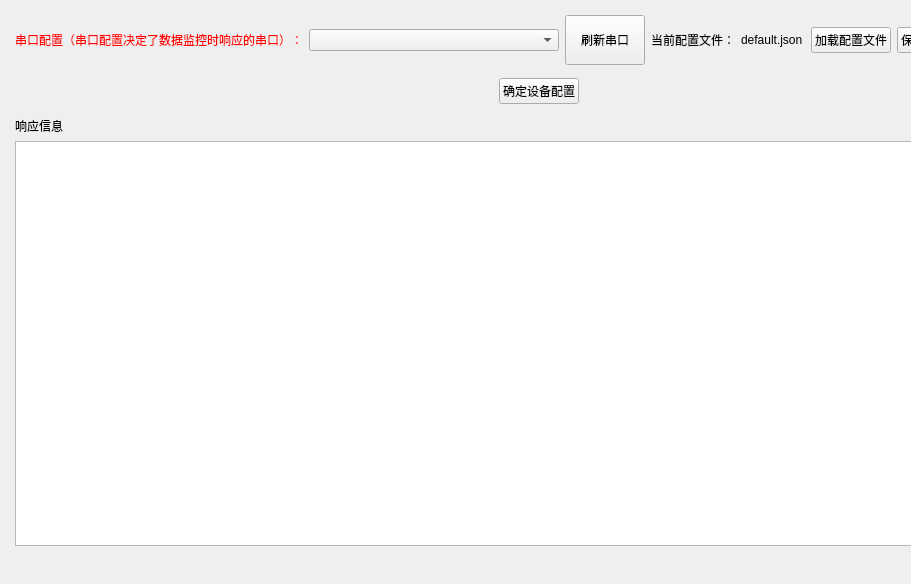
<?xml version="1.0" encoding="UTF-8"?>
<ui version="4.0">
 <class>tab7_frame</class>
 <widget class="QWidget" name="tab7_frame">
  <property name="geometry">
   <rect>
    <x>0</x>
    <y>0</y>
    <width>911</width>
    <height>584</height>
   </rect>
  </property>
  <property name="sizePolicy">
   <sizepolicy hsizetype="Preferred" vsizetype="Maximum">
    <horstretch>0</horstretch>
    <verstretch>0</verstretch>
   </sizepolicy>
  </property>
  <property name="windowTitle">
   <string>Form</string>
  </property>
  <widget class="QWidget" name="verticalLayoutWidget_3">
   <property name="geometry">
    <rect>
     <x>10</x>
     <y>10</y>
     <width>1058</width>
     <height>541</height>
    </rect>
   </property>
   <layout class="QVBoxLayout" name="verticalLayout_2" stretch="0,3,0">
    <property name="sizeConstraint">
     <enum>QLayout::SetMinAndMaxSize</enum>
    </property>
    <property name="leftMargin">
     <number>5</number>
    </property>
    <property name="topMargin">
     <number>5</number>
    </property>
    <property name="rightMargin">
     <number>5</number>
    </property>
    <property name="bottomMargin">
     <number>5</number>
    </property>
    <item>
     <layout class="QHBoxLayout" name="horizontalLayout">
      <property name="sizeConstraint">
       <enum>QLayout::SetMaximumSize</enum>
      </property>
      <item>
       <widget class="QLabel" name="label_3">
        <property name="styleSheet">
         <string notr="true">QLabel{
color:red;
}</string>
        </property>
        <property name="text">
         <string>串口配置（串口配置决定了数据监控时响应的串口）：</string>
        </property>
       </widget>
      </item>
      <item>
       <widget class="QComboBox" name="tab_7_port_combox">
        <property name="minimumSize">
         <size>
          <width>250</width>
          <height>0</height>
         </size>
        </property>
       </widget>
      </item>
      <item>
       <widget class="QPushButton" name="tab_7_refresh_port_btn">
        <property name="minimumSize">
         <size>
          <width>0</width>
          <height>50</height>
         </size>
        </property>
        <property name="text">
         <string>刷新串口</string>
        </property>
       </widget>
      </item>
      <item>
       <widget class="QLabel" name="label">
        <property name="text">
         <string>当前配置文件：</string>
        </property>
       </widget>
      </item>
      <item>
       <widget class="QLabel" name="config_name_label">
        <property name="text">
         <string>default.json</string>
        </property>
       </widget>
      </item>
      <item>
       <widget class="QPushButton" name="load_config_btn">
        <property name="text">
         <string>加载配置文件</string>
        </property>
       </widget>
      </item>
      <item>
       <widget class="QPushButton" name="save_config_btn">
        <property name="text">
         <string>保存配置文件</string>
        </property>
       </widget>
      </item>
      <item>
       <widget class="QPushButton" name="default_config_btn">
        <property name="text">
         <string>默认配置文件</string>
        </property>
       </widget>
      </item>
     </layout>
    </item>
    <item>
     <layout class="QVBoxLayout" name="content_layout"/>
    </item>
    <item>
     <layout class="QVBoxLayout" name="verticalLayout" stretch="0,1">
      <item>
       <layout class="QHBoxLayout" name="horizontalLayout_2">
        <item>
         <spacer name="horizontalSpacer">
          <property name="orientation">
           <enum>Qt::Horizontal</enum>
          </property>
          <property name="sizeHint" stdset="0">
           <size>
            <width>20</width>
            <height>40</height>
           </size>
          </property>
         </spacer>
        </item>
        <item>
         <widget class="QPushButton" name="start_btn">
          <property name="text">
           <string>确定设备配置</string>
          </property>
         </widget>
        </item>
        <item>
         <spacer name="horizontalSpacer_2">
          <property name="orientation">
           <enum>Qt::Horizontal</enum>
          </property>
          <property name="sizeHint" stdset="0">
           <size>
            <width>20</width>
            <height>40</height>
           </size>
          </property>
         </spacer>
        </item>
       </layout>
      </item>
      <item>
       <layout class="QVBoxLayout" name="verticalLayout_3" stretch="0,1">
        <item>
         <widget class="QLabel" name="label_4">
          <property name="sizePolicy">
           <sizepolicy hsizetype="Minimum" vsizetype="Minimum">
            <horstretch>0</horstretch>
            <verstretch>0</verstretch>
           </sizepolicy>
          </property>
          <property name="text">
           <string>响应信息</string>
          </property>
         </widget>
        </item>
        <item>
         <widget class="QListWidget" name="tab_7_responselist"/>
        </item>
       </layout>
      </item>
     </layout>
    </item>
   </layout>
  </widget>
 </widget>
 <resources/>
 <connections/>
</ui>
